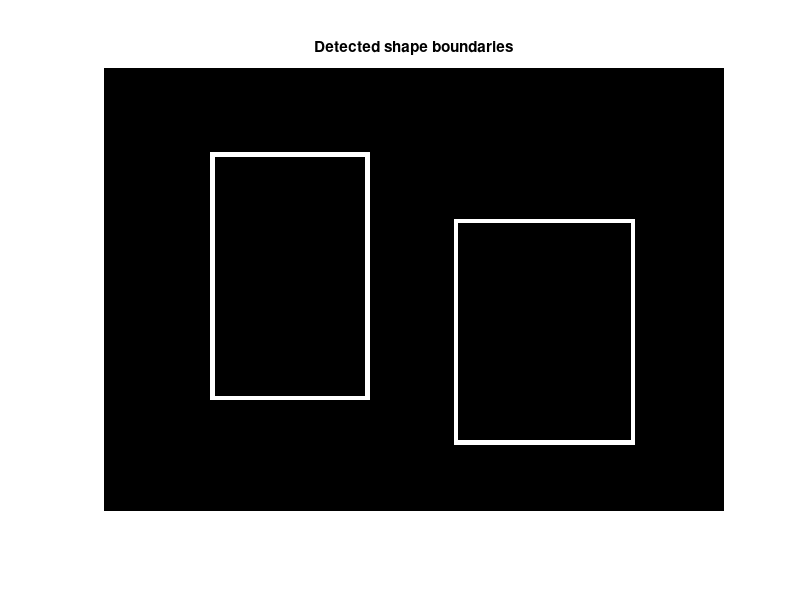

Write the MATLAB code that produced this figure.
% Clean and outline binary shapes with morphology.
binaryImage = false(100, 140);
binaryImage(20:75, 25:60) = true;
binaryImage(35:85, 80:120) = true;
binaryImage(10, 10) = true;
cleaned = bwmorph(binaryImage, 'clean');
outline = bwperim(cleaned);
figure();
imshow(outline);
title('Detected shape boundaries');
